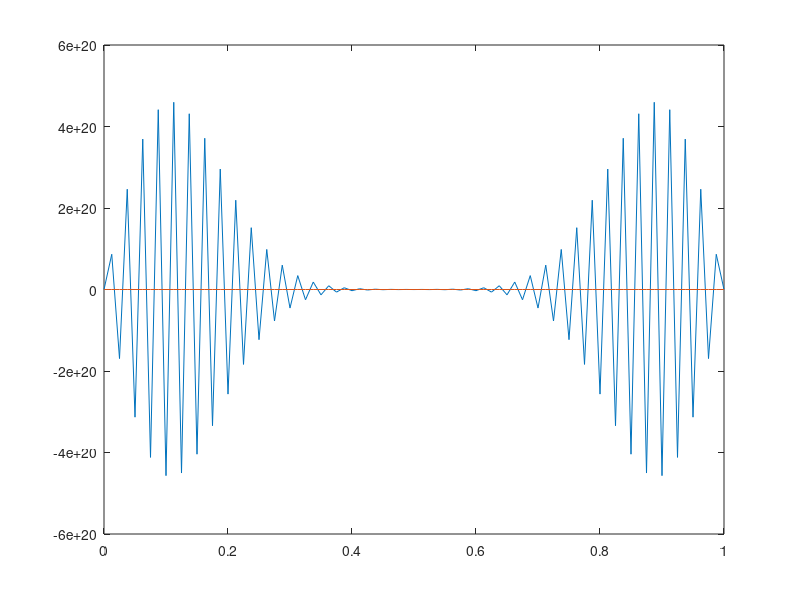

The MATLAB script that drew this image:

tStart = 0.0;
tStop = 1.0;
#tStep = 0.05;
tStep = 0.01;
degree = 2;

L = 1.0;
numberOfElements = 80;

materialA = 1.0;
materialB = -0.01;

analyticFunction = 1;
analA = 1.0;
analB = 0.0;
analC = 0.0;

function geometricParameters = initialiseGeometricParameters( L, numberOfElements )

  geometricParameters.L = L;
  geometricParameters.numberOfElements = numberOfElements;
  geometricParameters.numberOfNodes = numberOfElements+1;
  
endfunction

function materialParameters = initialiseMaterialParameters( materialConstants )

  materialParameters.a = materialConstants(1);
  materialParameters.b = materialConstants(2);
  
endfunction

function analyticParameters = initialiseAnalyticParameters( analyticFunction, analyticConstants, geometricParameters, materialParameters )

  analyticParameters.analyticFunction = analyticFunction;
  switch (analyticFunction)
    case 1
      analyticParameters.A = analyticConstants(1);
      analyticParameters.B = analyticConstants(2);
      analyticParameters.C = analyticConstants(3);
      analyticParameters.L = geometricParameters.L;
      analyticParameters.sigma = materialParameters.b;
   otherwise
      printf("ERROR: Invalid anlytic function.\n");
      quit
  endswitch

endfunction

function [ dynamicSolver, t ] = initialiseDynamicSolver( tStart, tStop, tStep, degree )

  dynamicSolver.FIRST_DEGREE = 1;
  dynamicSolver.SECOND_DEGREE = 2;
  dynamicSolver.THIRD_DEGREE = 3;
  dynamicSolver.degree = dynamicSolver.FIRST_DEGREE;
  dynamicSolver.startT = 0.0;
  dynamicSolver.sttopT = 1.0;
  dynamicSolver.deltaT = 0.01;
  dynamicSolver.theta1 = 0.0;
  dynamicSolver.theta2 = 0.0;
  dynamicSolver.theta3 = 0.0;
  dynamicSolver.massMatrixFactor = 0.0;
  dynamicSolver.dampingMatrixFactor = 0.0;
  dynamicSolver.stiffnessMatrixFactor = 0.0;
  dynamicSolver.currentFunctionFactor = 0.0;
  dynamicSolver.previousFunctionFactor = 0.0;
  dynamicSolver.previous2FunctionFactor = 0.0;
  dynamicSolver.previous3FunctionFactor = 0.0;

  dynamicSolver.startT = tStart;
  dynamicSolver.stopT = tStop;
  dynamicSolver.deltaT = tStep;
  switch (degree)
    case 1 #Crank-Nicolson
      dynamicSolver.degree = dynamicSolver.FIRST_DEGREE;
      dynamicSolver.theta1 = 0.5;
      dynamicSolver.stiffnessMatrixFactor = dynamicSolver.theta1*dynamicSolver.deltaT;
      dynamicSolver.dampingMatrixFactor = 1.0;
      dynamicSolver.currentFunctionFactor = dynamicSolver.theta1;
      dynamicSolver.previousFunctionFactor = (1.0 - dynamicSolver.theta1);
    case 2 #Newmark
      dynamicSolver.degree = dynamicSolver.SECOND_DEGREE;
      dynamicSolver.theta1 = 2.0;
      dynamicSolver.theta2 = 1.0;
      dynamicSolver.stiffnessMatrixFactor = (dynamicSolver.theta2*dynamicSolver.deltaT*dynamicSolver.deltaT)/2.0;
      dynamicSolver.dampingMatrixFactor = dynamicSolver.theta1*dynamicSolver.deltaT;
      dynamicSolver.massMatrixFactor = 1.0;
      dynamicSolver.currentFunctionFactor = (dynamicSolver.theta2 + dynamicSolver.theta1)/2.0;
      dynamicSolver.previousFunctionFactor = (1.0 - dynamicSolver.theta2);
      dynamicSolver.previous2FunctionFactor = (dynamicSolver.theta2 - dynamicSolver.theta1)/2.0;
    case 3 #Newmark
      dynamicSolver.degree = dynamicSolver.THIRD_DEGREE;
      dynamicSolver.theta1 = 1.0+0.1;
      dynamicSolver.theta2 = 2.0/3.0-0.1+2.0*0.3025;
      dynamicSolver.theta3 = 6.0*0.3025;
      dynamicSolver.stiffnessMatrixFactor = (dynamicSolver.theta3*dynamicSolver.deltaT*dynamicSolver.deltaT*dynamicSolver.deltaT)/6.0;
      dynamicSolver.dampingMatrixFactor = (dynamicSolver.theta2*dynamicSolver.deltaT*dynamicSolver.deltaT)/2.0;
      dynamicSolver.massMatrixFactor = dynamicSolver.theta1*dynamicSolver.deltaT;
      dynamicSolver.currentFunctionFactor = (dynamicSolver.theta3 + 3.0*dynamicSolver.theta2 + 2.0*dynamicSolver.theta1)/6.0;
      dynamicSolver.previousFunctionFactor = (1.0 - (dynamicSolver.theta3 + 2.0*dynamicSolver.theta2 - dynamicSolver.theta1)/2.0);
      dynamicSolver.previous2FunctionFactor = (dynamicSolver.theta3 + dynamicSolver.theta2 - 2.0*dynamicSolver.theta1)/2.0;
      dynamicSolver.previous3FunctionFactor = (dynamicSolver.theta1 - dynamicSolver.theta3)/6.0;
    otherwise
      printf("ERROR: Invalid degree value.\n");
      quit
  endswitch

  t = dynamicSolver.startT;

endfunction

function x = computeGeometry( geometricParameters )

  x = zeros(geometricParameters.numberOfNodes,1);

  x(1) = 0.0;
  for i = 2:geometricParameters.numberOfNodes-1
    x(i) = (i-1)*geometricParameters.L/geometricParameters.numberOfElements;
  endfor
  x(geometricParameters.numberOfNodes) = geometricParameters.L;

endfunction

function [ analyticU, analyticV, analyticA ] = analytic( geometricParameters, analyticParameters, x, t )
  
  analyticU = zeros(geometricParameters.numberOfNodes,1);
  analyticV = zeros(geometricParameters.numberOfNodes,1);
  analyticA = zeros(geometricParameters.numberOfNodes,1);

  switch (analyticParameters.analyticFunction)
    case 1
      gamma = (4.0*pi*pi*analyticParameters.sigma)/(analyticParameters.L*analyticParameters.L);
      delta = (2.0*pi)/analyticParameters.L;
      for i=1:geometricParameters.numberOfNodes
	analyticU(i) = analyticParameters.A*exp(gamma*t)*cos(delta*x(i)+analyticParameters.B)+analyticParameters.C;
        analyticV(i) = gamma*analyticParameters.A*exp(gamma*t)*cos(delta*x(i)+analyticParameters.B);
        analyticA(i) = gamma*gamma*analyticParameters.A*exp(gamma*t)*cos(delta*x(i)+analyticParameters.B);
      endfor
    otherwise
       printf("ERROR: Invalid analytic function value.\n");
       quit
  endswitch

endfunction

function [ currentU, currentV, currentA ] = initialiseProblem( geometricParameters, analyticParameters, dynamicSolver, x, t )
  
  currentU = zeros(geometricParameters.numberOfNodes,1);
  currentV = zeros(geometricParameters.numberOfNodes,1);
  currentA = zeros(geometricParameters.numberOfNodes,1);
  analyticU = zeros(geometricParameters.numberOfNodes,1);
  analyticV = zeros(geometricParameters.numberOfNodes,1);
  analyticA = zeros(geometricParameters.numberOfNodes,1);
  
  [ analyticU, analyticV, analyticA ] = analytic( geometricParameters, analyticParameters, x, t );
  
  switch (dynamicSolver.degree)
    case dynamicSolver.FIRST_DEGREE
      currentU = analyticU;
    case dynamicSolver.SECOND_DEGREE
      currentU = analyticU;
      currentV = analyticV;
    case dynamicSolver.THIRD_DEGREE
      currentU = analyticU;
      currentV = analyticV;
      currentA = analyticA;
    otherwise
      printf("ERROR: Invalid degree value.\n");
      quit
  endswitch

endfunction

function [ M, C, K ] = computeFEMMatrices( geometricParameters, materialParameters )
 
  #For a 1D domain of length L divided into E linear elements then
  #Compute the matrices for a.du/dt + b.d^2u/dx^2 = 0 => C.du/dt + K.u = 0

  K = zeros(geometricParameters.numberOfNodes,geometricParameters.numberOfNodes);
  C = zeros(geometricParameters.numberOfNodes,geometricParameters.numberOfNodes);
  M = zeros(geometricParameters.numberOfNodes,geometricParameters.numberOfNodes);

  K1 = (materialParameters.b*geometricParameters.numberOfElements)/geometricParameters.L;
  K2 = (-1.0*materialParameters.b*geometricParameters.numberOfElements)/geometricParameters.L;
  C1 = (materialParameters.a*geometricParameters.L)/(6.0*geometricParameters.numberOfElements);
  C2 = (materialParameters.a*geometricParameters.L)/(3.0*geometricParameters.numberOfElements);

  K(1,1) = K2;
  K(1,2) = K1;

  C(1,1) = C2;
  C(1,2) = C1;

  for i = 2:geometricParameters.numberOfNodes-1

    K(i,i-1) = K1;
    K(i,i) = 2.0*K2;
    K(i,i+1) = K1;

    C(i,i-1) = C1;
    C(i,i) = 2.0*C2;
    C(i,i+1) = C1;

  endfor

  K(geometricParameters.numberOfNodes,geometricParameters.numberOfNodes-1) = K1;
  K(geometricParameters.numberOfNodes,geometricParameters.numberOfNodes) = K2;

  C(geometricParameters.numberOfNodes,geometricParameters.numberOfNodes-1) = C1;
  C(geometricParameters.numberOfNodes,geometricParameters.numberOfNodes) = C2;

endfunction

function A = computeSolverMatrix( geometricParameters, dynamicSolver, M, C, K )

  A = zeros(geometricParameters.numberOfNodes,geometricParameters.numberOfNodes);
  
  A = dynamicSolver.massMatrixFactor*M + dynamicSolver.dampingMatrixFactor*C + dynamicSolver.stiffnessMatrixFactor*K

  cond(A)
  
endfunction

function [ previousU, previousV, previousA ] = updatePrevious ( geometricParameters, dynamicSolver, currentU, currentV, currentA )

  previousU = zeros(geometricParameters.numberOfNodes,1);
  previousV = zeros(geometricParameters.numberOfNodes,1);
  previousA = zeros(geometricParameters.numberOfNodes,1);
  
  switch (dynamicSolver.degree)
    case dynamicSolver.FIRST_DEGREE
      previousU = currentU;
    case dynamicSolver.SECOND_DEGREE
      previousU = currentU;
      previousV = currentV;
    case dynamicSolver.THIRD_DEGREE
      previousU = currentU;
      previousV = currentV;
      previousA = currentA;
    otherwise
      printf("ERROR: Invalid degree value.\n");
      quit
  endswitch
  
endfunction

function [ currentU, currentV, currentA, alpha ] = updateBoundaryConditions( geometricParameters, dynamicSolver, analyticU, analyticV, analyticA, previousU, previousV, previousA )

  currentU = zeros(geometricParameters.numberOfNodes,1);
  currentV = zeros(geometricParameters.numberOfNodes,1);
  currentA = zeros(geometricParameters.numberOfNodes,1);
  alpha = zeros(geometricParameters.numberOfNodes,1);

  switch (dynamicSolver.degree)
    case dynamicSolver.FIRST_DEGREE
      currentU(1) = analyticU(1);
      currentU(geometricParameters.numberOfNodes) = analyticU(geometricParameters.numberOfNodes);
      alpha(1) = ( currentU(1) - previousU(1) )/dynamicSolver.deltaT;
      alpha(geometricParameters.numberOfNodes) = ( currentU(geometricParameters.numberOfNodes) - previousU(geometricParameters.numberOfNodes) )/dynamicSolver.deltaT;
    case dynamicSolver.SECOND_DEGREE
      currentU(1) = analyticU(1);
      currentU(geometricParameters.numberOfNodes) = analyticU(geometricParameters.numberOfNodes);
      currentV(1) = analyticV(1);
      currentV(geometricParameters.numberOfNodes) = analyticV(geometricParameters.numberOfNodes);
      alpha(1) = ( currentU(1) - previousU(1) - dynamicSolver.deltaT*previousV(1)) *2.0/(dynamicSolver.deltaT*dynamicSolver.deltaT);
      alpha(geometricParameters.numberOfNodes) = ( currentU(geometricParameters.numberOfNodes) - previousU(geometricParameters.numberOfNodes)  - dynamicSolver.deltaT*previousV(geometricParameters.numberOfNodes) )*2.0/(dynamicSolver.deltaT*dynamicSolver.deltaT);
    case dynamicSolver.THIRD_DEGREE
      currentU(1) = analyticU(1);
      currentU(geometricParameters.numberOfNodes) = analyticU(geometricParameters.numberOfNodes);
      currentV(1) = analyticV(1);
      currentV(geometricParameters.numberOfNodes) = analyticV(geometricParameters.numberOfNodes);
      currentA(1) = analyticA(1);
      currentA(geometricParameters.numberOfNodes) = analyticA(geometricParameters.numberOfNodes);
      alpha(1) = ( currentU(1) - previousU(1) - dynamicSolver.deltaT*previousV(1) - (dynamicSolver.deltaT*dynamicSolver.deltaT)/2.0*previousA(1) )*6.0/(dynamicSolver.deltaT*dynamicSolver.deltaT*dynamicSolver.deltaT);
      alpha(1) = ( currentU(geometricParameters.numberOfNodes) - previousU(geometricParameters.numberOfNodes) - dynamicSolver.deltaT*previousV(geometricParameters.numberOfNodes) - (dynamicSolver.deltaT*dynamicSolver.deltaT)/2.0*previousA(geometricParameters.numberOfNodes) )*6.0/(dynamicSolver.deltaT*dynamicSolver.deltaT*dynamicSolver.deltaT);
   otherwise
      printf("ERROR: Invalid degree value.\n");
      quit
  endswitch

endfunction

function [ meanPredictedU, meanPredictedV, meanPredictedA ] = meanPredictedCalculate ( geometricParameters, dynamicSolver, previousU, previousV, previousA )

  meanPredictedU = zeros(geometricParameters.numberOfNodes,1);
  meanPredictedV = zeros(geometricParameters.numberOfNodes,1);
  meanPredictedA = zeros(geometricParameters.numberOfNodes,1);
  
  switch (dynamicSolver.degree)
    case dynamicSolver.FIRST_DEGREE
      meanPredictedU = previousU;
    case dynamicSolver.SECOND_DEGREE
      dynamicSolver.theta1*dynamicSolver.deltaT
      previousU
      previousV
      meanPredictedU = previousU + dynamicSolver.theta1*dynamicSolver.deltaT*previousV;
      meanPredictedV = previousV;
    case dynamicSolver.THIRD_DEGREE
      meanPredictedU = previousU + dynamicSolver.theta1*dynamicSolver.deltaT*previousV + dynamicSolver.theta2*dynamicSolver.deltaT*dynamicSolver.deltaT*previousA/2.0;
      meanPredictedV = previousV + dynamicSolver.theta1*dynamicSolver.deltaT*previousA;
      meanPredictedA = previousA;
    otherwise
      printf("ERROR: Invalid degree value.\n");
      quit
  endswitch
  
endfunction

function beta = computeSolverRHS( geometricParameters, dynamicSolver, meanPredictedU, meanPredictedV, meanPredictedA, M, C, K )

  beta = zeros(geometricParameters.numberOfNodes,1);
  
  beta = -1.0*(M*meanPredictedA + C*meanPredictedV + K*meanPredictedU);
  
endfunction

function [ reducedA, reducedBeta ] = reduceSystem ( geometricParameters, A, alpha, beta )

   reducedA = zeros(geometricParameters.numberOfNodes-1,geometricParameters.numberOfNodes-1);
   reducedBeta = zeros(geometricParameters.numberOfNodes-1,1);

   reducedA = A(2:geometricParameters.numberOfNodes-1,2:geometricParameters.numberOfNodes-1)
   reducedBeta = beta(2:geometricParameters.numberOfNodes-1,1) - A(2:geometricParameters.numberOfNodes-1,1)*alpha(1) - A(2:geometricParameters.numberOfNodes-1,geometricParameters.numberOfNodes)*alpha(geometricParameters.numberOfNodes);

endfunction

function [ solution, residual ] = solveSystem( geometricParameters, A, alpha, beta )

  solution = zeros(geometricParameters.numberOfNodes,1);
  residual = zeros(geometricParameters.numberOfNodes,1);
  reducedA = zeros(geometricParameters.numberOfNodes-1,geometricParameters.numberOfNodes-1);
  reducedAlpha = zeros(geometricParameters.numberOfNodes-1,1);
  reducedBeta = zeros(geometricParameters.numberOfNodes-1,1);

  [ reducedA, reducedBeta ] = reduceSystem( geometricParameters, A, alpha, beta );
  
  reducedAlpha = reducedA\reducedBeta;

  reducedA
  reducedBeta
  reducedAlpha

  solution(1) = alpha(1);
  solution(2:geometricParameters.numberOfNodes-1) = reducedAlpha;
  solution(geometricParameters.numberOfNodes) = alpha(geometricParameters.numberOfNodes);

  residual = A*alpha - beta
  
endfunction

function [ currentU, currentV, currentA ] = currentCalculate ( geometricParameters, dynamicSolver, previousU, previousV, previousA, alpha )

  currentU = zeros(geometricParameters.numberOfNodes,1);
  currentV = zeros(geometricParameters.numberOfNodes,1);
  currentA = zeros(geometricParameters.numberOfNodes,1);
  
  switch (dynamicSolver.degree)
    case dynamicSolver.FIRST_DEGREE
      currentU = previousU + dynamicSolver.deltaT*alpha;
    case dynamicSolver.SECOND_DEGREE
      currentU = previousU + dynamicSolver.deltaT*previousV + dynamicSolver.deltaT*dynamicSolver.deltaT*alpha/2.0;
      currentV = previousV + dynamicSolver.deltaT*alpha;
    case dynamicSolver.THIRD_DEGREE
      currentU = previousU + dynamicSolver.deltaT*previousV + dynamicSolver.deltaT*dynamicSolver.deltaT*previousA/2.0 + dynamicSolver.deltaT*dynamicSolver.deltaT*dynamicSolver.deltaT*alpha/6.0;
      currentV = previousV + dynamicSolver.deltaT*previousA + dynamicSolver.deltaT*dynamicSolver.deltaT*alpha/2.0;
      currentA = previousA + dynamicSolver.deltaT*alpha;
    otherwise
      printf("ERROR: Invalid degree value.\n");
      quit
  endswitch
  
endfunction

function [ err, percentErr, rmsErr ] = error( z, analyticZ )

  [ numRows, numCols ] = size( z );
  err = zeros(numRows,1);
  percentErr = zeros(numRows,1);
  sum = 0.0;
  printf("  row    value analytic      err    %%err \n");
  for i = 1:numRows
    err(i) = (z(i)-analyticZ(i));
    if( abs(analyticZ(i)) > 0.00000001 )
      percentErr(i) = 100.0*(z(i)-analyticZ(i))/analyticZ(i);
    else
      percentErr(i) = 0.0;
    endif
    sum = sum + err(i)*err(i);
    printf("%5d %8.5f %8.5f %8.5f %7.2f\n",i,z(i),analyticZ(i),err(i),percentErr(i));
  endfor
  rmsErr = sqrt(sum/numRows)

endfunction

geometricParameters = initialiseGeometricParameters( L, numberOfElements );

materialParameters = initialiseMaterialParameters( [ materialA, materialB ] );

analyticParameters = initialiseAnalyticParameters( analyticFunction, [ analA, analB, analC ], geometricParameters, materialParameters );

[ dynamicSolver, t ] = initialiseDynamicSolver( tStart, tStop, tStep, degree );

x = computeGeometry( geometricParameters );

[ currentU, currentV, currentA ] = initialiseProblem( geometricParameters, analyticParameters, dynamicSolver, x, t )

[ M, C, K ] = computeFEMMatrices( geometricParameters, materialParameters )

A = computeSolverMatrix( geometricParameters, dynamicSolver, M, C, K );

while t < tStop

  [ previousU, previousV, previousA ] = updatePrevious( geometricParameters, dynamicSolver, currentU, currentV, currentA )

  t = t + tStep

  [ analyticU, analyticV, analyticA ] = analytic( geometricParameters, analyticParameters, x, t )

  [ currentU, currentV, currentA, alpha ] = updateBoundaryConditions( geometricParameters, dynamicSolver, analyticU, analyticV, analyticA, previousU, previousV, previousA )

  [meanPredictedU, meanPredictedV, meanPredictedA ] = meanPredictedCalculate( geometricParameters, dynamicSolver, previousU, previousV, previousA )

  beta = computeSolverRHS( geometricParameters, dynamicSolver, meanPredictedU, meanPredictedV, meanPredictedA, M, C, K );

  [ alpha, r ] = solveSystem( geometricParameters, A,  alpha, beta );

  [ currentU, currentV, currentA ] = currentCalculate( geometricParameters, dynamicSolver,  previousU, previousV, previousA, alpha )

  [ uError, uPerError, uRMSError ] = error( currentU, analyticU );
  [ vError, vPerError, vRMSError ] = error( currentV, analyticV );
  [ aError, aPerError, aRMSError ] = error( currentA, analyticA );

  uRMSError
  vRMSError
  aRMSError

  plot(x, currentU, x, analyticU)
  #plot(x, uError)

  pause(0.50)

  #quit

endwhile

pause(1.0)
